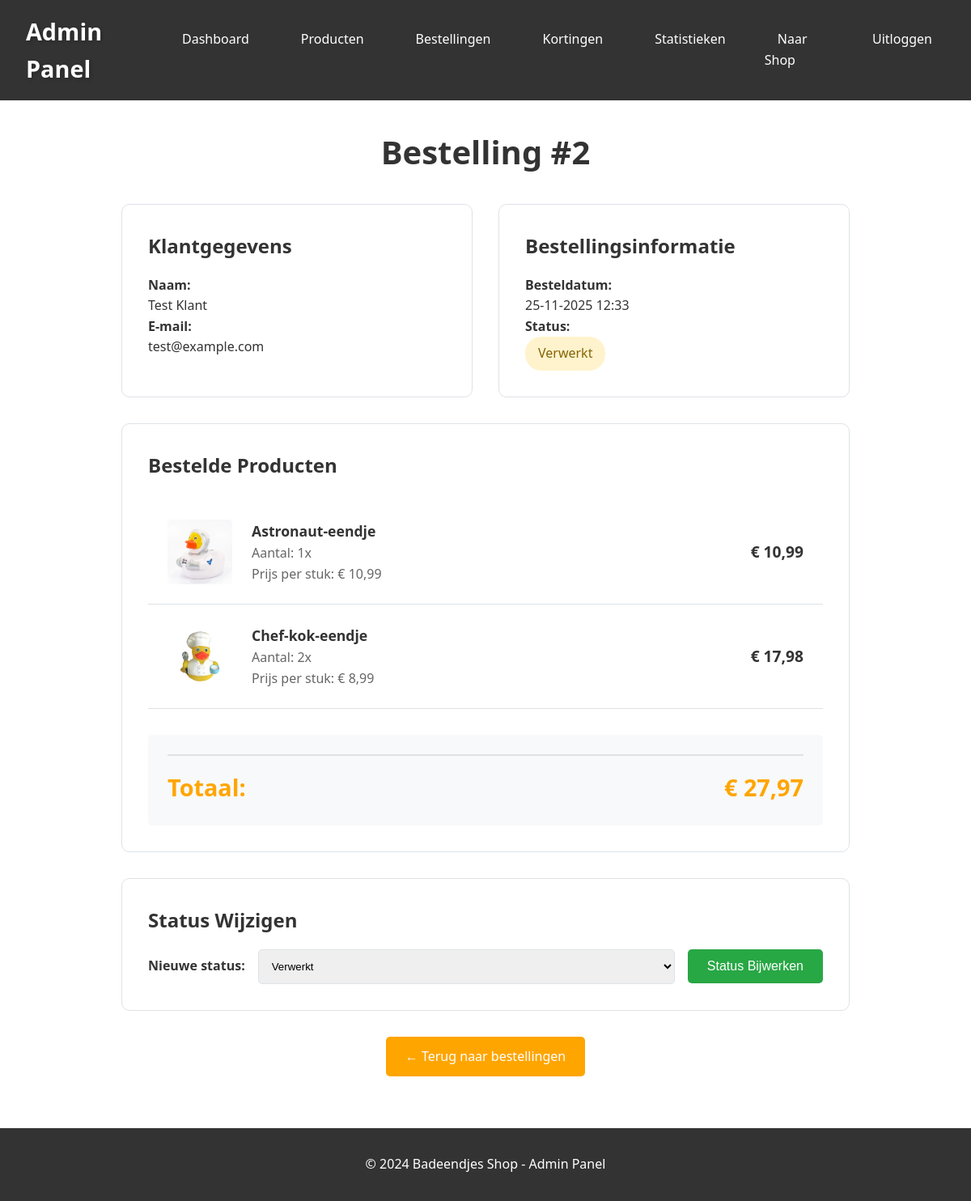
The page /admin/order_detail.php?id=2 (signed in) on the database its author committed.
### tables this page shows
CREATE TABLE orders (
    id INT PRIMARY KEY AUTO_INCREMENT,
    customer_id INT NOT NULL,
    order_date TIMESTAMP DEFAULT CURRENT_TIMESTAMP,
    total_price DECIMAL(10,2) NOT NULL,
    discount_applied DECIMAL(10,2) DEFAULT 0,
    status ENUM('nieuw', 'verwerkt', 'verzonden') DEFAULT 'nieuw',
    FOREIGN KEY (customer_id) REFERENCES customers(id) ON DELETE CASCADE
);

CREATE TABLE customers (
    id INT PRIMARY KEY AUTO_INCREMENT,
    email VARCHAR(255) UNIQUE NOT NULL,
    password VARCHAR(255) NOT NULL,
    name VARCHAR(100) NOT NULL,
    created_at TIMESTAMP DEFAULT CURRENT_TIMESTAMP
);

CREATE TABLE order_items (
    id INT PRIMARY KEY AUTO_INCREMENT,
    order_id INT NOT NULL,
    product_id INT NOT NULL,
    quantity INT NOT NULL,
    price_per_unit DECIMAL(10,2) NOT NULL,
    FOREIGN KEY (order_id) REFERENCES orders(id) ON DELETE CASCADE,
    FOREIGN KEY (product_id) REFERENCES products(id) ON DELETE CASCADE
);

CREATE TABLE products (
    id INT PRIMARY KEY AUTO_INCREMENT,
    name VARCHAR(100) NOT NULL,
    description TEXT,
    image_url VARCHAR(255),
    price DECIMAL(10,2) NOT NULL,
    stock INT NOT NULL DEFAULT 0,
    low_stock_threshold INT NOT NULL DEFAULT 5,
    created_at TIMESTAMP DEFAULT CURRENT_TIMESTAMP
);

### includes/functions.php (called while the page is built, shortened)
<?php
function escape($string) {
    return htmlspecialchars($string, ENT_QUOTES, 'UTF-8');
}
function formatPrice($price) {
    return '€ ' . number_format($price, 2, ',', '.');
}
?>

### admin/order_detail.php (the view, shortened to what this page needs)
<?php
require_once '../includes/config.php';
require_once '../includes/functions.php';
$order_id = isset($_GET['id']) ? (int)$_GET['id'] : 0;
$stmt = $pdo->prepare("
    SELECT o.*, c.name as customer_name, c.email as customer_email
    FROM orders o
    JOIN customers c ON o.customer_id = c.id
    WHERE o.id = ?
");
$stmt->execute([$order_id]);
$order = $stmt->fetch();
$stmt = $pdo->prepare("
    SELECT oi.*, p.name, p.image_url
    FROM order_items oi
    JOIN products p ON oi.product_id = p.id
    WHERE oi.order_id = ?
");
$stmt->execute([$order_id]);
$items = $stmt->fetchAll();
?>
<!DOCTYPE html>
<html lang="nl">
<head>
    <link rel="stylesheet" href="../assets/css/style.css">
</head>
<body>
    <div class="admin-header">
        <nav style="max-width: 1200px; margin: 0 auto; padding: 0 2rem; display: flex; justify-content: space-between; align-items: center;">
            <a href="dashboard.php" class="logo"> Admin Panel</a>
            <ul class="admin-nav">
                <li><a href="dashboard.php">Dashboard</a></li>
                <li><a href="products.php">Producten</a></li>
                <li><a href="orders.php">Bestellingen</a></li>
                <li><a href="discounts.php">Kortingen</a></li>
                <li><a href="statistics.php">Statistieken</a></li>
                <li><a href="../index.php">Naar Shop</a></li>
                <li><a href="logout.php">Uitloggen</a></li>
            </ul>
        </nav>
    </div>
    <main>
        <h1>Bestelling #<?php echo $order['id']; ?></h1>
        <div style="max-width: 900px; margin: 0 auto;">
            <div style="display: grid; grid-template-columns: 1fr 1fr; gap: 2rem; margin-bottom: 2rem;">
                <div style="background: white; border: 1px solid var(--border-color); border-radius: 10px; padding: 2rem;">
                    <h2>Klantgegevens</h2>
                    <div style="margin-top: 1rem;">
                        <p><strong>Naam:</strong><br><?php echo escape($order['customer_name']); ?></p>
                        <p><strong>E-mail:</strong><br><?php echo escape($order['customer_email']); ?></p>
                    </div>
                </div>
                <div style="background: white; border: 1px solid var(--border-color); border-radius: 10px; padding: 2rem;">
                    <h2>Bestellingsinformatie</h2>
                    <div style="margin-top: 1rem;">
                        <p><strong>Besteldatum:</strong><br><?php echo date('d-m-Y H:i', strtotime($order['order_date'])); ?></p>
                        <p>
                            <strong>Status:</strong><br>
                            <span class="status-badge status-<?php echo $order['status']; ?>" style="font-size: 1rem; padding: 0.5rem 1rem;">
                                <?php echo ucfirst($order['status']); ?>
                            </span>
                        </p>
                    </div>
                </div>
            </div>
            <div style="background: white; border: 1px solid var(--border-color); border-radius: 10px; padding: 2rem; margin-bottom: 2rem;">
                <h2>Bestelde Producten</h2>
                <div style="margin-top: 1.5rem;">
                    <?php foreach ($items as $item): ?>
                        <div style="display: flex; gap: 1.5rem; padding: 1.5rem; border-bottom: 1px solid var(--border-color); align-items: center;">
                            <img src="../<?php echo escape($item['image_url']); ?>"
                                 alt="<?php echo escape($item['name']); ?>"
                                 style="width: 80px; height: 80px; object-fit: cover; border-radius: 5px;">
                            <div style="flex: 1;">
                                <strong style="font-size: 1.1rem;"><?php echo escape($item['name']); ?></strong><br>
                                <span style="color: #666;">
                                    Aantal: <?php echo $item['quantity']; ?>x
                                </span><br>
                                <span style="color: #666;">
                                    Prijs per stuk: <?php echo formatPrice($item['price_per_unit']); ?>
                                </span>
                            </div>
                            <div style="font-weight: bold; font-size: 1.2rem;">
                                <?php echo formatPrice($item['quantity'] * $item['price_per_unit']); ?>
                            </div>
                        </div>
                    <?php endforeach; ?>
                </div>
                <div style="margin-top: 2rem; padding: 1.5rem; background-color: var(--light-bg); border-radius: 5px;">
                    <div style="display: flex; justify-content: space-between; padding-top: 1rem; border-top: 2px solid var(--border-color); font-size: 1.8rem; font-weight: bold; color: var(--secondary-color);">
                        <span>Totaal:</span>
                        <span><?php echo formatPrice($order['total_price']); ?></span>
                    </div>
                </div>
            </div>
            <div style="background: white; border: 1px solid var(--border-color); border-radius: 10px; padding: 2rem; margin-bottom: 2rem;">
                <h2>Status Wijzigen</h2>
                <form method="POST" action="orders.php">
                    <div style="display: flex; gap: 1rem; align-items: center; margin-top: 1rem;">
                        <label style="font-weight: bold;">Nieuwe status:</label>
                        <select name="status" style="flex: 1; padding: 0.75rem; border: 1px solid var(--border-color); border-radius: 5px;">
                            <option value="verwerkt" <?php echo $order['status'] == 'verwerkt' ? 'selected' : ''; ?>>Verwerkt</option>
                        </select>
                        <button type="submit" class="btn btn-success">Status Bijwerken</button>
                    </div>
                </form>
            </div>
            <div style="text-align: center;">
                <a href="orders.php" class="btn">← Terug naar bestellingen</a>
            </div>
        </div>
    </main>
    <footer>
        <p>&copy; 2024 Badeendjes Shop - Admin Panel</p>
    </footer>
</body>
</html>

### assets/css/style.css (style rules this page uses)
:root { --primary-color: #FFD700; --secondary-color: #FFA500; --accent-color: #FF6B6B; --text-color: #333; --light-bg: #F8F9FA; --border-color: #DEE2E6; --success-color: #28A745; --warning-color: #FFC107; --danger-color: #DC3545; }
* { margin: 0; padding: 0; box-sizing: border-box; }
body { font-family: 'Segoe UI', Tahoma, Geneva, Verdana, sans-serif; line-height: 1.6; color: var(--text-color); background-color: #fff; }
nav { max-width: 1200px; margin: 0 auto; padding: 0 2rem; display: flex; justify-content: space-between; align-items: center; }
.logo { font-size: 1.8rem; font-weight: bold; color: white; text-decoration: none; text-shadow: 2px 2px 4px rgba(0,0,0,0.2); }
main { max-width: 1200px; margin: 2rem auto; padding: 0 2rem; }
h1, h2, h3 { color: var(--text-color); margin-bottom: 1rem; }
h1 { font-size: 2.5rem; text-align: center; margin-bottom: 2rem; }
.btn { display: inline-block; padding: 0.75rem 1.5rem; background-color: var(--secondary-color); color: white; text-decoration: none; border: none; border-radius: 5px; cursor: pointer; font-size: 1rem; font-weight: 500; transition: all 0.3s; text-align: center; }
.btn-success { background-color: var(--success-color); }
.admin-header { background-color: var(--text-color); color: white; padding: 1rem 0; margin-bottom: 2rem; }
.admin-nav { display: flex; gap: 2rem; list-style: none; }
.admin-nav a { color: white; text-decoration: none; padding: 0.5rem 1rem; border-radius: 5px; }
.status-badge { display: inline-block; padding: 0.25rem 0.75rem; border-radius: 20px; font-size: 0.85rem; font-weight: 500; }
.status-verwerkt { background-color: #FFF3CD; color: #856404; }
footer { background-color: var(--text-color); color: white; text-align: center; padding: 2rem 0; margin-top: 4rem; }

### rows shown on the page
orders: id "2", customer.name "Test Klant", customer.email "test@example.com", order_date "25-11-2025 12:33", status "Verwerkt", total_price "€ 27,97"
order_items: product.image_url (picture), product.name "Astronaut-eendje", quantity "1", price_per_unit "€ 10,99", formatPrice($item['quantity'] * $item['price_per_unit']) "€ 10,99"
order_items: product.image_url (picture), product.name "Chef-kok-eendje", quantity "2", price_per_unit "€ 8,99", formatPrice($item['quantity'] * $item['price_per_unit']) "€ 17,98"
